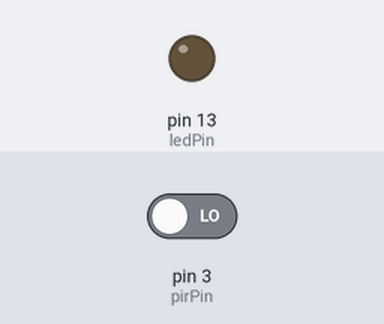
Bench run of a sketch on a simulated Arduino Uno, built with avr-gcc and run on an emulated ATmega328P. Shown: output pins drawn as LEDs (lit = HIGH). The test bench sets the inputs (shaded band); at power-on: pin 3 (pirPin) LOW. What the sketch prints to the serial monitor is not drawn.

Above: at 16.2 s.
16.3 s: pin 3 (pirPin) driven HIGH
At 17.2 s:
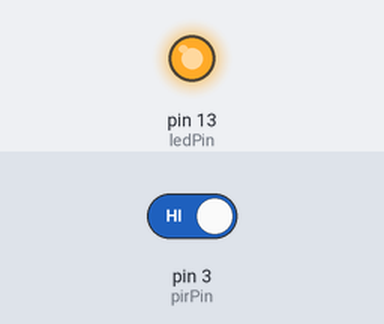
17.8 s: pin 3 (pirPin) driven LOW
At 18.3 s:
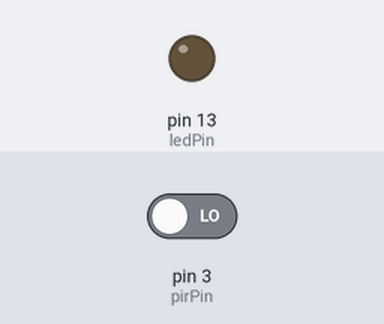
Timing chart, 0 to 20.8 s (numbered marks = the images above; inputs shaded):
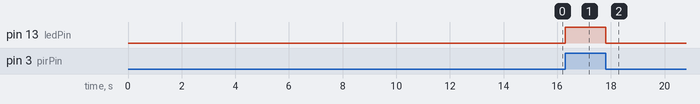

Measured:
- after the input at 16.3 s, pin 13 (ledPin): LOW → HIGH at once
- after the input at 17.8 s, pin 13 (ledPin): HIGH → LOW at once

The sketch:

PIR_Sensor.ino
```cpp
/*
======================================================================

	PIR SENSOR

	For the Parallax PIR Sensor

	Switches a LED according to the state of the sensors output pin.
	Determines the beginning and end of continuous motion sequences.

	The sensor's output pin goes to HIGH if motion is present.
	However, even if motion is present it goes to LOW from time to time,
	which might give the impression no motion is present.
	This program deals with this issue by ignoring LOW-phases shorter than a given time,
	assuming continuous motion is present during these phases.


	The Parallax PIR Sensor is an easy to use digital infrared motion sensor module.
	http://www.parallax.com/StoreSearchResults/tabid/768/txtSearch/555-28027/List/0/SortField/4/ProductID/83/Default.aspx

	PIR Sensor Jumper Pin Settings:

	* H (sometimes labeled as "s") = Retrigger ( Output remains HIGH when sensor is retriggered repeatedly.  Output is LOW when idle [not triggered]. )
	* L = Normal ( Output goes HIGH then LOW when triggered.  Continuous motion results in repeated HIGH/LOW pulses.  Output is LOW when idle )

	The circuit:

	* PIR Ground => Arduino Ground
	* PIR VCC => Arduino 5V
	* PIR Out => Arduino Digital Pin ~3

	Created 2012-07-02
	Peter Schmalfeldt me@peterschmalfeldt.com

	https://github.com/manifestinteractive/arduino

======================================================================

----------------------------------------------------------------------
	CONFIGURATION VARIABLES ( CHANGE THESE TO MEET YOUR NEEDS )
----------------------------------------------------------------------
*/

// The time we give the sensor to calibrate ( 10-60 secs according to the datasheet - DO NOT MOVE DURING THIS TIME )
int calibrationTime = 15;

// The digital pin connected to the PIR sensor's output
int pirPin = 3;

// The digital pin connected to the LED
int ledPin = 13;

// The amount of milliseconds the sensor has to be low before we assume all motion has stopped
long unsigned int pause = 5000;

// Whether or not to enable debugging
bool debug = true;

/*
----------------------------------------------------------------------
	!!! YOU DO NOT NEED TO CHANGE ANYTHING BELOW HERE !!!
----------------------------------------------------------------------
*/

int delayTime = 50;

// Time motion started
long unsigned int startTime;

// Time Motion Ended
long unsigned int endTime;

// Difference between endTime & startTime
long unsigned int totalTime;

// The time when the sensor outputs a low impulse
long unsigned int lowIn;

// Whether or not there is currently motion going on
boolean inMotion = false;

// Whether or not pirPin has been on LOW for pause duration or longer
boolean lockLow = true;

// Whether to take the LOW time from pirPin ( first instance only )
boolean takeLowTime;

/* Default Arduino Setup Function */
void setup()
{
	Serial.begin(9600);
	pinMode(pirPin, INPUT);
	pinMode(ledPin, OUTPUT);
	digitalWrite(pirPin, LOW);

	if(debug)
	{
		Serial.println();
		Serial.print("Calibrating PIR Sensor ");
	}

	// Give the sensor some time to calibrate
	for(int i = 0; i < calibrationTime; i++)
	{
		if(debug)
		{
			Serial.print(".");
		}

		delay(1000);
	}

	if(debug)
	{
		Serial.println(" Done");
		Serial.println();
		Serial.println("!!! SENSOR ACTIVE !!!");
	}

	delay(delayTime);
}

/* Default Arduino Loop Function */
void loop()
{
	if(digitalRead(pirPin) == HIGH)
	{
		// The led visualizes the sensors output pin state
		digitalWrite(ledPin, HIGH);

		// Make sure we wait for a transition to LOW before any further output is made:
		if(lockLow)
		{
			motionStarted();
		}

		takeLowTime = true;
	}

	if(digitalRead(pirPin) == LOW)
	{
		// The led visualizes the sensors output pin state
		digitalWrite(ledPin, LOW);

		if(takeLowTime)
		{
			// Save the time of the transition from high to LOW
			lowIn = millis();

			// Make sure this is only done at the start of a LOW phase
			takeLowTime = false;
		}

		// If the sensor is low for more than the given pause, we assume that no more motion is going to happen
		if( !lockLow && millis() - lowIn > pause)
		{
			motionEnded();
		}
	}
}

/* Motion Started */
void motionStarted()
{
	lockLow = false;

	inMotion = true;

	startTime = millis()/1000;
	endTime = 0;
	totalTime = 0;

	if(debug)
	{
		Serial.println();
		Serial.print("START: Motion Detected at ");
		Serial.print(startTime);
		Serial.println(" Seconds.");
	}

	delay(delayTime);
}

/* Motion Ended */
void motionEnded()
{
	lockLow = true;

	inMotion = false;

	endTime = (millis() - pause)/1000;
	totalTime = (endTime - startTime);

	if(debug)
	{
		Serial.print("END:   Motion Ended at ");
		Serial.print(endTime);
		Serial.print(" Seconds, Lasting a Total of ");
		Serial.print(totalTime);
		Serial.println(" Seconds.");
	}

	delay(delayTime);
}

/* Example Function that can be used to check if there currently motion going on */
bool getInMotion()
{
	return inMotion;
}
```
